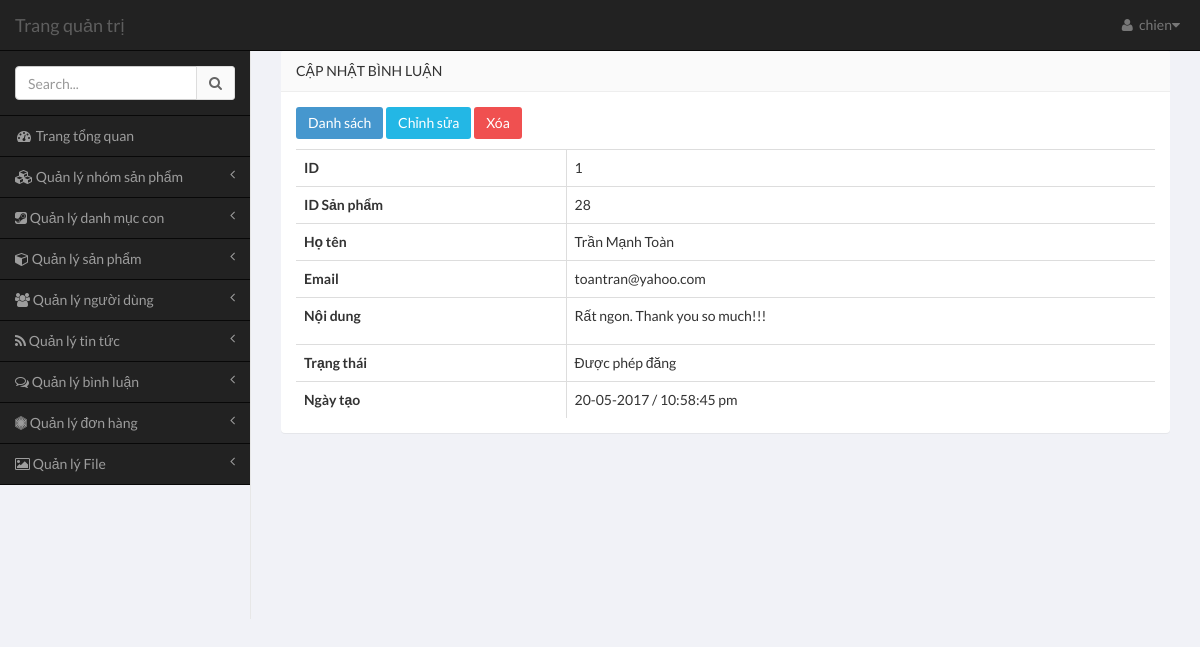
Page /c1603m/admin/pages/index.php?module=comment&action=view&id=1 (signed in) on the committed database.
### tables this page shows
CREATE TABLE `product_comment` (
  `id` int(11) NOT NULL,
  `product_id` int(11) NOT NULL,
  `name` varchar(255) NOT NULL,
  `email` varchar(255) DEFAULT NULL,
  `comment` text NOT NULL,
  `written_date` int(11) DEFAULT NULL,
  `status` tinyint(4) DEFAULT '0'
);

### c1603m/common/database.php (called while the page is built, shortened)
<?php
$mysqli = mysqli_connect(DB_HOST, DB_USER, DB_PASS, DB_NAME);
mysqli_set_charset($mysqli,"utf8");
function get_one($table,$field_name,$field_value){
	global $mysqli;
	$sql = "SELECT * FROM $table WHERE $field_name = '$field_value'";
	$res = mysqli_query($mysqli,$sql);
	return mysqli_fetch_assoc($res);
}
?>

### c1603m/admin/pages/modules/comment/view.php (the view)
<?php
if (!empty($_GET['id'])) {
    $row = get_one('product_comment','id',$_GET['id']);
}else{
    echo 'Tham so id khong hop le';
}
?>
<div class="row">
    <div class="col-sm-12">
        <section class="panel">
          <header class="panel-heading">
              Cập nhật bình luận
            </header>
            <div class="panel-body table-responsive">
                            <p>
								<a href="index.php?module=comment&action=list" class="btn btn-primary">
									Danh sách
								</a>
								<a href="index.php?module=comment&action=edit&id=<?php echo $row['id'] ?>" class="btn btn-info">
									Chỉnh sửa
								</a>
								 <a href="index.php?module=comment&action=delete&id=<?php echo $row['id'] ?>" class="btn btn-danger" onclick="return confirm('Bạn có chắc chắc muốn xóa bình luận? ')">
									Xóa
								</a>
							</p>
                            	<?php if($row) : ?>
                                <table class="table table-hover table-bordered">
                                  <tbody>
									<tr>
										<th>ID</th>
										<td><?php echo $row['id'] ?></td>
									</tr>
									<tr>
										<th>ID Sản phẩm</th>
										<td><?php echo $row['product_id'] ?></td>
									</tr>
									<tr>
										<th>Họ tên</th>
										<td><?php echo $row['name'] ?></td>
									</tr>
									<tr>
										<th>Email</th>
										<td><?php echo $row['email'] ?></td>
									</tr>
                                    <tr>
                                        <th>Nội dung</th>
                                        <td><?php echo $row['comment'] ?></td>
                                    </tr>
									<tr>
										<th>Trạng thái</th>
                                        <?php if($row['status'] == 1){
                                                  $st = 'Được phép đăng';
                                                }else{
                                                  $st ='Chưa được phép đăng';
                                                } ?>
										<td><?php echo $st ?></td>
									</tr>
                                    <tr>
                                        <th>Ngày tạo</th>
                                        <td><?php echo date('d-m-Y / h:i:s a',$row['written_date']); ?></td>
                                    </tr>
								</tbody>
                            </table>
                            <?php endif; ?>
                            </div>

### rows in the picture
product_comment: id "1", product "28", name "Trần Mạnh Toàn", email "toantran@yahoo.com", comment "Rất ngon. Thank you so much!!!", status "Được phép đăng", written_date "20-05-2017 / 10:58:45 pm"

### other values in the picture
$user['username'] "chien"
